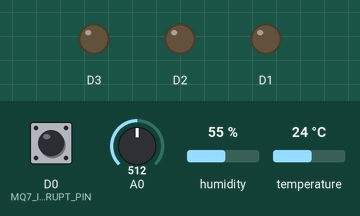
This program was run on a simulated ESP8266 (NodeMCU). On the bench: output pins drawn as LEDs (lit = HIGH). The inputs (shaded band) are chosen by the test bench; at power-on: D0 (MQ7_INTERRUPT_PIN) HIGH, A0 = 512, humidity 55 %, temperature 24 °C. WiFi joins after 1.5 s; servers stay silent unless stated; network time is answered at once with the bench clock; uploads are accepted with an empty reply; the local clock reads 2024-03-15 10:24:30 at power-on unless the program sets it; what the program prints to the serial monitor is not drawn.

Above: at 12.7 s.
12.8 s: D0 (MQ7_INTERRUPT_PIN) pulled LOW for 0.15 s
At 13.4 s:
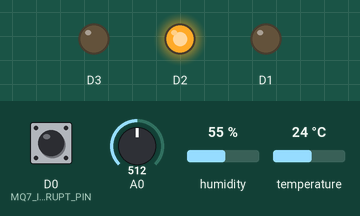
14.4 s: D0 (MQ7_INTERRUPT_PIN) pulled LOW for 1 s
At 15.3 s:
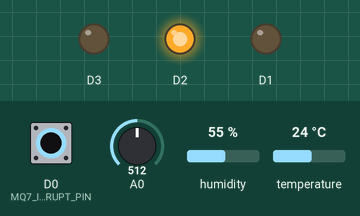
Timing chart, 0 to 17.4 s (numbered marks = the images above; inputs shaded):
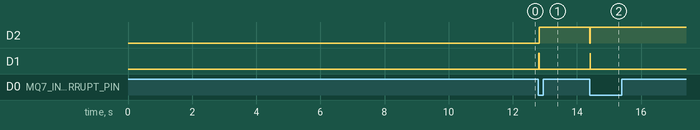

The program:

main.cpp
```cpp
#include <module/NetworkModule.h>
#include <module/AirQualityModule.h>
#include <sensors/DHTSensor.h>
#include <sensors/MQ135Sensor.h>
#include <sensors/MQ5Sensor.h>
#include <sensors/MQ7Sensor.h>

#define WIFI_SSID "Kv 81"
#define WIFI_PASSWORD "ernarastro01"

#define MUX_OUT A0			 // Аналоговый пин A0
#define MUX_IN1 D1			 // GPIO 5
#define MUX_IN2 D2			 // GPIO 4
#define MUX_IN3 D3			 // GPIO 0 (добавлен для 8 каналов)
#define DHT_PIN D7			 // GPIO 13
#define MQ7_INTERRUPT_PIN D0 // GPIO 16

NetworkModule *netModule;
AirQualityModule *airQualityModule;

void IRAM_ATTR onActivate();
void IRAM_ATTR onPassive();
void IRAM_ATTR sendAirQuality();

void setup()
{
	Serial.begin(115200);
	Serial.println("Start setup");

	netModule = new NetworkModule(WIFI_SSID, WIFI_PASSWORD);

	auto dht = new DHTSensor(DHT_PIN);
	auto mq135 = new MQ135Sensor(MUX_OUT);
	auto mq5 = new MQ5Sensor(MUX_OUT);
	auto mq7 = new MQ7Sensor(MUX_OUT, MQ7_INTERRUPT_PIN);

	airQualityModule = new AirQualityModule(dht, mq135, mq5, mq7, MUX_IN1, MUX_IN2, MUX_IN3);

	bool isHubConnected = netModule->checkHubConnection();
	Serial.printf("Is hub connected: %s\n", isHubConnected ? "true" : "false");

	if (isHubConnected)
	{
		netModule->onRequest("active", onActivate);
		netModule->onRequest("passive", onPassive);
	}

	airQualityModule->onRisingEdge(sendAirQuality);
	airQualityModule->onSendingData(sendAirQuality);
	Serial.println("End setup");
}

void loop()
{
	netModule->loop(); // Обработка WebSocket
	airQualityModule->loop();
}

void IRAM_ATTR onActivate()
{
	Serial.println("onActivate called");
	airQualityModule->changeStatus(DeviceStatus::ACTIVE);
}

void IRAM_ATTR onPassive()
{
	Serial.println("onPassive called");
	airQualityModule->changeStatus(DeviceStatus::PASSIVE);
}

void IRAM_ATTR sendAirQuality()
{
	auto data = airQualityModule->getAirQuality();
	netModule->sendAirQualityData(data);
}
```

Action.h
```cpp
#ifndef ACTION_H
#define ACTION_H

typedef void (*Action)();

#endif
```

AirQuality.h
```cpp
#ifndef AIR_QUALITY_H
#define AIR_QUALITY_H

#include <ctime>

struct AirQuality
{
	float temperature = 0.0f; // Температура
	float humidity = 0.0f;	  // Влажность
	float co2Ppm = 0.0f;	  // Углекислый газ (CO2) в ppm
	float nh3Ppm = 0.0f;	  // Аммиак (NH3) в ppm
	float benzenePpm = 0.0f;  // Бензол (C6H6) в ppm
	float lpgPpm = 0.0f;	  // Сжиженный нефтяной газ (LPG) в ppm
	float coPpm = 0.0f;		  // Угарный газ (CO) в ppm
	time_t timestamp = 0;	  // Временная метка

	const char *toJson() const;
};

#endif
```

DHTSensorData.h
```cpp
#ifndef DHT_SENSOR_DATA_H
#define DHT_SENSOR_DATA_H

struct DHTSensorData
{
	float temperature;
	float humidity;
};


#endif
```

MQ135SensorData.h
```cpp
#ifndef MQ135DATA_H
#define MQ135DATA_H

#include <cstdint>

struct MQ135SensorData
{
	float co2;	   // Концентрация CO2 в ppm
	float nh3;	   // Концентрация аммиака (NH3) в ppm
	float benzene; // Концентрация бензола в ppm
	float smoke;   // Концентрация дыма в ppm

	MQ135SensorData()
		: co2(0.0f), nh3(0.0f), benzene(0.0f), smoke(0.0f) {}
};

#endif
```

MQ5SensorData.h
```cpp
#ifndef MQ5_SENSOR_DATA_H
#define MQ5_SENSOR_DATA_H

#include <cstdint>

// Структура для хранения данных веществ, получаемых с датчика MQ5
struct MQ5SensorData
{
	float methane;		  // Концентрация метана (CH4) в ppm
	float propane;		  // Концентрация пропана (C3H8) в ppm
	float hydrogen;		  // Концентрация водорода (H2) в ppm
	float carbonMonoxide; // Концентрация угарного газа (CO) в ppm
	float lpg;

	MQ5SensorData()
		: methane(0.0f), propane(0.0f), hydrogen(0.0f), carbonMonoxide(0.0f), lpg(0.0f) {}
};

#endif
```

DeviceStatus.h
```cpp
#ifndef DEVICE_STATUS_H
#define DEVICE_STATUS_H

#include <cstdint>

enum DeviceStatus : uint8_t {
	ACTIVE,
	PASSIVE,
	POWEROFF
};

#endif
```

AirQualityModule.h
```cpp
#ifndef AIR_QUALITY_DEVICE_H
#define AIR_QUALITY_DEVICE_H

#include <Arduino.h>
#include <ctime>
#include <data/AirQuality.h>
#include <data/Action.h>
#include <enum/DeviceStatus.h>
#include <sensors/DHTSensor.h>
#include <sensors/MQ5Sensor.h>
#include <sensors/MQ7Sensor.h>
#include <sensors/MQ135Sensor.h>

#define SENDING_DATA_INTERVAL_MS 0.5 * 60 * 1000 // 60 секунд

class AirQualityModule {
private:
  DHTSensor *dhtSensor;
  MQ135Sensor *mq135sensor;
  MQ5Sensor *mq5sensor;
  MQ7Sensor *mq7sensor;
  Action callbackForSendingData;
  uint8_t muxIn1, muxIn2, muxIn3;
  volatile DeviceStatus status;
  unsigned long lastSendTime; // Для программного таймера

  void changeMuxChanel(uint8_t);

public:
  AirQualityModule(DHTSensor *dhtSensor, MQ135Sensor *mq135sensor, MQ5Sensor *mq5sensor, MQ7Sensor *mq7sensor,
                   uint8_t muxIn1, uint8_t muxIn2, uint8_t muxIn3);
  ~AirQualityModule();
  AirQuality getAirQuality();
  void onRisingEdge(Action callback);
  void onSendingData(Action callback);
  void changeStatus(DeviceStatus newStatus);
  DeviceStatus getStatus();
  void loop(); // Добавляем метод loop для обработки таймера
};

#endif
```

NetworkModule.h
```cpp
#ifndef NETWORK_MODULE_H
#define NETWORK_MODULE_H

#include <ESP8266WiFi.h>
#include <WebSocketsClient.h>
#include <ESP8266HTTPClient.h>
#include <data/AirQuality.h>
#include <enum/DeviceStatus.h>
#include <data/Action.h>
#include <NTPClient.h>
#include <WiFiUdp.h>

#define HOST "192.168.0.14" // Замените на IP сервера
#define PORT 5000
#define POST_AIR_QUALITY_REQUEST "http://192.168.0.14:5000/api/AirQuality"

class NetworkModule
{
private:
	const char *SSID;
	const char *password;
	bool isWifiConnected;
	DeviceStatus status;
	WebSocketsClient hub;

	WiFiUDP ntpUDP;
	NTPClient* timeClient;

	bool connectToHub();
	bool disconnectFromHub();
	bool connectToWifi();

public:
	NetworkModule(const char *SSID, const char *password);
	~NetworkModule();
	bool checkWifiConnection();
	bool checkHubConnection();
	void sendAirQualityData(AirQuality airQualityData);
	void onRequest(const char *request, const Action callback);
	void loop();
};

#endif
```

DHTSensor.h
```cpp
#ifndef DHT_SENSOR_H
#define DHT_SENSOR_H

#include <Arduino.h>
#include <Adafruit_Sensor.h>
#include <DHT.h>
#include <DHT_U.h>

#include <cstdint>
#include <data/DHTSensorData.h>

class DHTSensor
{
private:
	uint8_t pin;
	DHT *dht;
	unsigned long lastReadTime;

public:
	DHTSensor(uint8_t pin);
	~DHTSensor();
	DHTSensorData readSensor();
};

#endif
```

MQ135Sensor.h
```cpp
#ifndef MQ135SENSOR_H
#define MQ135SENSOR_H

#include <Arduino.h>
#include <cstdint>
#include <data/MQ135SensorData.h>

class MQ135Sensor
{
private:
	uint8_t pin;
	const float THRESHOLD = 1000.0; // Порог в ppm для CO2

public:
	MQ135Sensor(uint8_t pin);
	MQ135SensorData readSensor();
	bool isThresholdExceeded();
};

#endif
```

MQ5Sensor.h
```cpp
#ifndef MQ5_SENSOR_H
#define MQ5_SENSOR_H

#include <Arduino.h>
#include <cstdint>
#include <data/MQ5SensorData.h>

class MQ5Sensor
{
private:
	uint8_t pin;
	const float THRESHOLD = 1000.0; // Порог в ppm для LPG

public:
	MQ5Sensor(uint8_t pin);
	MQ5SensorData readSensor();
	bool isThresholdExceeded();
};

#endif
```

MQ7Sensor.h
```cpp
#ifndef MQ7SENSOR_H
#define MQ7SENSOR_H

#include <Arduino.h>
#include <cstdint>
#include <data/Action.h>

class MQ7Sensor
{
private:
	uint8_t pin;
	uint8_t interruptPin;
	const float THRESHOLD = 1000.0; // Порог в ppm для CO

public:
	MQ7Sensor(uint8_t pin, uint8_t interruptPin);
	float readSensor();
	void onRisingEdge(Action);
	bool isThresholdExceeded();
};

#endif
```

AirQuality.cpp
```cpp
#include <data/AirQuality.h>

#include <cstdio>  // для sprintf
#include <cstring> // для strcpy
#include <cstdlib> // для malloc/free

const char *AirQuality::toJson() const
{
	static char jsonBuffer[256];

	snprintf(jsonBuffer, sizeof(jsonBuffer),
			 "{\"temperature\":%.2f,\"humidity\":%.2f,\"co2Ppm\":%.2f,"
			 "\"nh3Ppm\":%.2f,\"benzenePpm\":%.2f,\"lpgPpm\":%.2f,"
			 "\"coPpm\":%.2f,\"timestamp\":%ld}",
			 temperature, humidity, co2Ppm,
			 nh3Ppm, benzenePpm, lpgPpm,
			 coPpm, static_cast<long>(timestamp));

	return jsonBuffer;
}
```

AirQualityModule.cpp
```cpp
#include <module/AirQualityModule.h>

AirQualityModule::AirQualityModule(DHTSensor *dhtSensor, MQ135Sensor *mq135sensor, MQ5Sensor *mq5sensor,
                                   MQ7Sensor *mq7sensor, uint8_t muxIn1, uint8_t muxIn2, uint8_t muxIn3)
    : dhtSensor(dhtSensor), mq135sensor(mq135sensor), mq5sensor(mq5sensor), mq7sensor(mq7sensor),
      muxIn1(muxIn1), muxIn2(muxIn2), muxIn3(muxIn3), lastSendTime(0) {
  pinMode(muxIn1, OUTPUT);
  pinMode(muxIn2, OUTPUT);
  pinMode(muxIn3, OUTPUT);

  status = DeviceStatus::ACTIVE;
  Serial.println("AirQualityModule created");
}

AirQualityModule::~AirQualityModule() {}

AirQuality AirQualityModule::getAirQuality() {
  AirQuality airQuality;

  changeMuxChanel(0); // MQ5
  auto mq5data = mq5sensor->readSensor();

  changeMuxChanel(1); // MQ7
  airQuality.coPpm = mq7sensor->readSensor();

  changeMuxChanel(2); // MQ135
  auto mq135data = mq135sensor->readSensor();

  auto dhtData = dhtSensor->readSensor();
  airQuality.benzenePpm = mq135data.benzene;
  airQuality.co2Ppm = mq135data.co2;
  airQuality.nh3Ppm = mq135data.nh3;
  airQuality.lpgPpm = mq5data.lpg;
  airQuality.temperature = dhtData.temperature;
  airQuality.humidity = dhtData.humidity;
  airQuality.timestamp = time(nullptr);

  return airQuality;
}

void AirQualityModule::onRisingEdge(Action callback) {
  mq7sensor->onRisingEdge(callback);
}

void AirQualityModule::changeMuxChanel(uint8_t chanel) {
  digitalWrite(muxIn1, (chanel & 0x01) ? HIGH : LOW);
  digitalWrite(muxIn2, (chanel & 0x02) ? HIGH : LOW);
  digitalWrite(muxIn3, (chanel & 0x04) ? HIGH : LOW);
  delay(10); // Allow multiplexer to settle
}

void AirQualityModule::changeStatus(DeviceStatus newStatus) {
  status = newStatus;
  Serial.printf("Status changed to: %d\n", static_cast<int>(status));
}

DeviceStatus AirQualityModule::getStatus() {
  return status;
}

void AirQualityModule::onSendingData(Action callback) {
  callbackForSendingData = callback;
  Serial.println("Callback for sending data registered");
}

void AirQualityModule::loop() {
  if (status != DeviceStatus::ACTIVE || !callbackForSendingData) {
    return;
  }

  unsigned long currentTime = millis();
  if (currentTime - lastSendTime >= SENDING_DATA_INTERVAL_MS) {
    Serial.println("Timer triggered, calling callback");
    callbackForSendingData();
    lastSendTime = currentTime;
  }
}
```

NetworkModule.cpp
```cpp
#include <module/NetworkModule.h>

NetworkModule::NetworkModule(const char *SSID, const char *password)
	: SSID(SSID), password(password), isWifiConnected(false), status(DeviceStatus::POWEROFF)
{
	Serial.println("NetworkModule created");
	if (!connectToWifi())
	{
		Serial.println("Failed to connect Wi-Fi");
		return;
	}
	timeClient = new NTPClient(ntpUDP, "pool.ntp.org", 0, 60000);
	timeClient->begin();
  	timeClient->update();
	Serial.println("WiFi success connected");
	if (connectToHub())
	{
		Serial.println("Successfully connected to hub.");
	}
	else
	{
		Serial.println("Failed to connect to hub.");
		status = DeviceStatus::POWEROFF;
	}
}

NetworkModule::~NetworkModule()
{
	disconnectFromHub();
	Serial.println("NetworkModule deleted");
}

bool NetworkModule::connectToWifi()
{
	WiFi.begin(SSID, password);
	int attempts = 0;
	while (WiFi.status() != WL_CONNECTED && attempts < 20)
	{
		delay(500);
		Serial.print(".");
		attempts++;
	}
	isWifiConnected = WiFi.status() == WL_CONNECTED;
	if (isWifiConnected)
	{
		Serial.println("\nWiFi connected, IP: " + WiFi.localIP().toString());
	}


	return isWifiConnected;
}

bool NetworkModule::checkWifiConnection()
{
	isWifiConnected = WiFi.status() == WL_CONNECTED;
	return isWifiConnected;
}

bool NetworkModule::checkHubConnection()
{
	return hub.isConnected();
}

void NetworkModule::sendAirQualityData(AirQuality airQualityData)
{
	if (!checkWifiConnection())
	{
		Serial.println("WiFi not connected. Cannot send data.");
		return;
	}

	airQualityData.timestamp = timeClient->getEpochTime();

	HTTPClient http;
	WiFiClient wifiClient;
	http.begin(wifiClient, POST_AIR_QUALITY_REQUEST);
	http.addHeader("Content-Type", "application/json");

	String payload = airQualityData.toJson();
	Serial.println("Sending payload: " + payload);
	int httpResponseCode = http.POST(payload);

	if (httpResponseCode > 0)
	{
		Serial.printf("HTTP Response code: %d\n", httpResponseCode);
	}
	else
	{
		Serial.printf("Error in sending POST: %s\n", http.errorToString(httpResponseCode).c_str());
	}

	http.end();
}

void NetworkModule::onRequest(const char *request, const Action callback)
{
	Serial.printf("Registering request: %s\n", request);
	hub.onEvent([request, callback](WStype_t type, uint8_t *payload, size_t length)
				{
    switch (type) {
      case WStype_TEXT:
		Serial.printf("Received request: %s\n", payload);
        if (strcmp((const char *)payload, request) == 0) {
          callback();
        }
        break;
      case WStype_DISCONNECTED:
        Serial.println("WebSocket disconnected");
        break;
      case WStype_CONNECTED:
        Serial.println("WebSocket connected");
        break;
    } });
}

bool NetworkModule::connectToHub()
{
	Serial.println("Trying to connect to hub");

	if (!checkWifiConnection())
	{
		Serial.println("WiFi not connected. Cannot connect to hub.");
		return false;
	}

	hub.begin(HOST, PORT, "/controlHub"); // SignalR хаб
	hub.setReconnectInterval(5000);

	unsigned long startTime = millis();
	const unsigned long timeout = 10000; // 10 секунд
	while (!hub.isConnected() && (millis() - startTime < timeout))
	{
		hub.loop();
		delay(100);
	}

	if (hub.isConnected())
	{
		Serial.println("Successfully connected to hub");
		return true;
	}
	else
	{
		Serial.println("Connection to hub timed out!");
		return false;
	}
}

bool NetworkModule::disconnectFromHub()
{
	hub.disconnect();
	Serial.println("Disconnected from WebSocket hub.");
	return true;
}

void NetworkModule::loop()
{
	hub.loop();
	if (!isWifiConnected && checkWifiConnection())
	{
		connectToHub();
	}
}
```

DHTSensors.cpp
```cpp
#include <sensors/DHTSensor.h>

DHTSensor::DHTSensor(uint8_t pin) : pin(pin), lastReadTime(0) {
  dht = new DHT(pin, DHT11);
  dht->begin();
  Serial.printf("DHTSensor initialized on pin %d, type %d\n", pin, DHT11);
}

DHTSensor::~DHTSensor() {
  delete dht;
}

DHTSensorData DHTSensor::readSensor() {
	DHTSensorData data = {0.0f, 0.0f};

  // Проверяем, прошло ли достаточно времени с последнего чтения (мин. 2 секунды)
  unsigned long currentTime = millis();
  if (currentTime - lastReadTime < 2000) {
    Serial.println("DHT: Too soon to read, returning last data or zeros");
    return data; // Возвращаем нули, чтобы избежать NaN
  }

  float temperature = dht->readTemperature();
  float humidity = dht->readHumidity();

  lastReadTime = currentTime;

  // Проверяем, вернул ли датчик NaN
  if (isnan(temperature) || isnan(humidity)) {
    Serial.println("DHT: Failed to read, returning zeros");
    return data; // Возвращаем нули вместо NaN
  }

  data.temperature = temperature;
  data.humidity = humidity;
  Serial.printf("DHT: Temperature = %.1f°C, Humidity = %.1f%%\n", temperature, humidity);

  return data;
}
```

MQ135Sensors.cpp
```cpp
#include <sensors/MQ135Sensor.h>

MQ135Sensor::MQ135Sensor(uint8_t pin) : pin(pin)
{
	pinMode(pin, INPUT);
	Serial.println("MQ135Sensor created");
}

MQ135SensorData MQ135Sensor::readSensor()
{
	int rawValue = analogRead(pin);
	float voltage = rawValue * (3.3 / 1023.0); // ESP8266 с делителем
	MQ135SensorData data;
	// Упрощённые коэффициенты, замените на калибровочные
	data.benzene = voltage / 100; // C6H6
	data.co2 = pow(voltage, voltage) * 200;	  // CO2
	data.nh3 = voltage * 2;	  // NH3
	data.smoke = voltage * 400;	  // Smoke
	return data;
}

bool MQ135Sensor::isThresholdExceeded()
{
	MQ135SensorData data = readSensor();
	return data.co2 > THRESHOLD;
}  
```

MQ5Sensors.cpp
```cpp
#include <sensors/MQ5Sensor.h>

MQ5Sensor::MQ5Sensor(uint8_t pin) : pin(pin)
{
	pinMode(pin, INPUT);
	Serial.println("MQ5Sensor created");
}

MQ5SensorData MQ5Sensor::readSensor()
{
	int rawValue = analogRead(pin);
	float voltage = rawValue * (3.3 / 1023.0); // ESP8266 с делителем
	MQ5SensorData data;
	// Упрощённые коэффициенты, замените на калибровочные
	data.carbonMonoxide = voltage * 200; // CO
	data.hydrogen = voltage * 300;		 // H2
	data.lpg = voltage * 100;			 // LPG
	data.methane = voltage * 150;		 // CH4
	data.propane = voltage * 100;		 // C3H8
	return data;
}

bool MQ5Sensor::isThresholdExceeded()
{
	MQ5SensorData data = readSensor();
	return data.lpg > THRESHOLD;
}
```

MQ7Seonsors.cpp
```cpp
#include <sensors/MQ7Sensor.h>

MQ7Sensor::MQ7Sensor(uint8_t pin, uint8_t interruptPin) : pin(pin), interruptPin(interruptPin)
{
	pinMode(pin, INPUT);
	pinMode(interruptPin, INPUT_PULLUP);
	Serial.println("MQ7Sensor created");
}

float MQ7Sensor::readSensor()
{
	int rawValue = analogRead(pin);
	float voltage = rawValue * (3.3 / 1023.0); // ESP8266 с делителем
	return pow(voltage, voltage) * 20;					   // Упрощённый расчёт CO в ppm, замените на калибровочный
}

void MQ7Sensor::onRisingEdge(Action callback)
{
	attachInterrupt(digitalPinToInterrupt(interruptPin), callback, FALLING); // FALLING для DOUT
}

bool MQ7Sensor::isThresholdExceeded()
{
	return readSensor() > THRESHOLD;
}
```

Measured:
- after the input at 12.8 s, D2: LOW → HIGH at once; D1: LOW → HIGH at once, → LOW 0.01 s later
- after the input at 14.4 s, D2: HIGH → LOW at once, → HIGH 0.02 s later; D1: LOW → HIGH at once, → LOW 0.01 s later
